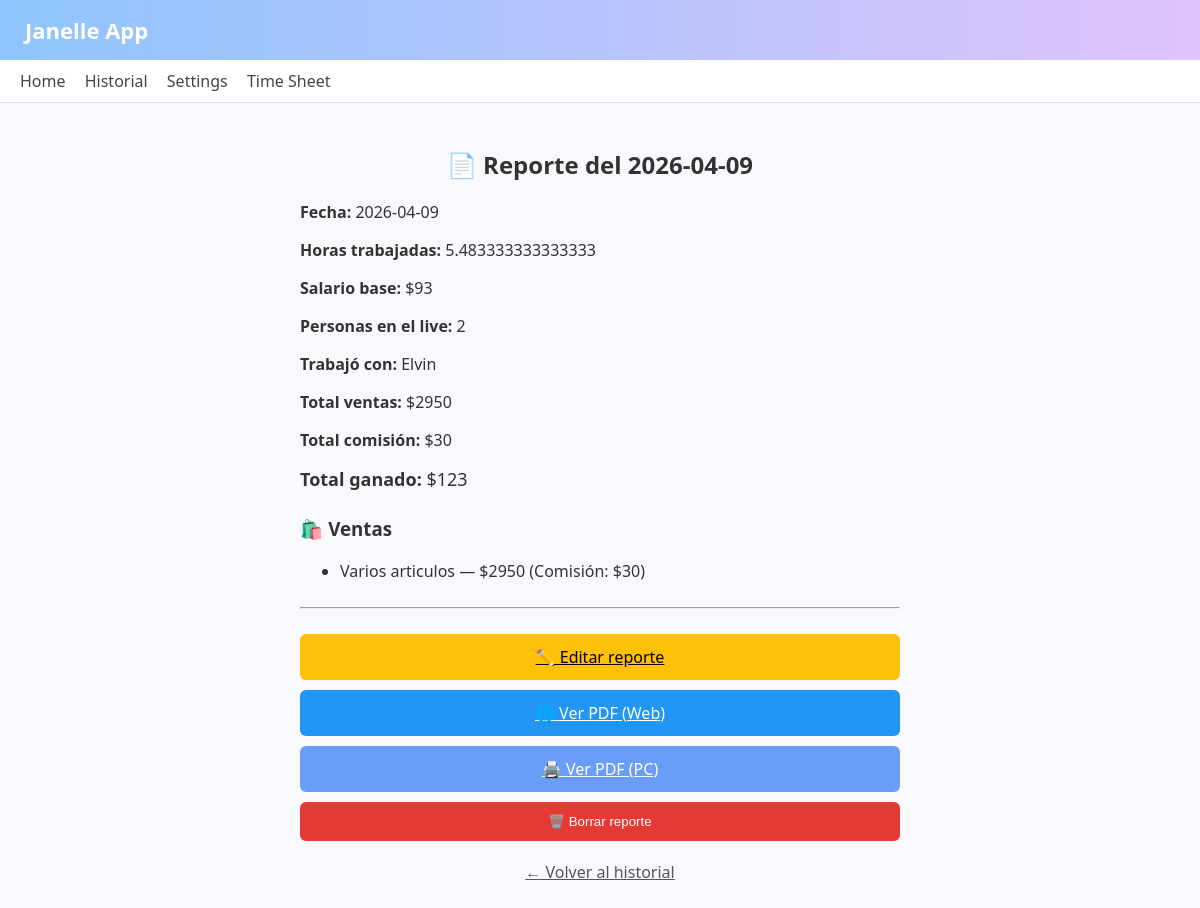
Screenshot of /reporte/30 with the database file from the repository.
### tables this page shows
CREATE TABLE reportes (
            id INTEGER PRIMARY KEY AUTOINCREMENT,
            fecha TEXT,
            horas REAL,
            salario REAL,
            total_ventas REAL,
            total_comision REAL,
            total_ganado REAL,
            ventas_json TEXT
        , personas INTEGER DEFAULT 1, companero TEXT DEFAULT '');

### app.py (the view)
@app.route('/reporte/<int:id>')
def reporte_pasado(id):
    conn = sqlite3.connect("historial.db")
    c = conn.cursor()
    c.execute("""
        SELECT fecha, horas, salario, total_ventas, total_comision, total_ganado,
               ventas_json, personas, companero
        FROM reportes WHERE id=?
    """, (id,))
    fila = c.fetchone()
    conn.close()
    if not fila:
        return "Reporte no encontrado", 404
    ventas = json.loads(fila[6])
    reporte = {
        "id": id,
        "fecha": fila[0],
        "horas": fila[1],
        "salario": fila[2],
        "total_ventas": fila[3],
        "total_comision": fila[4],
        "total_ganado": fila[5],
        "ventas": ventas,
        "personas": fila[7],
        "companero": fila[8]
    }
    return render_template("reporte_pasado.html", reporte=reporte)

### templates/reporte_pasado.html
{% extends "base.html" %}
{% block content %}
<h2 style="text-align:center; margin-bottom:20px;">📄 Reporte del {{ reporte.fecha }}</h2>
<div style="max-width:600px; margin:auto;">
    <p><strong>Fecha:</strong> {{ reporte.fecha }}</p>
    <p><strong>Horas trabajadas:</strong> {{ reporte.horas }}</p>
    <p><strong>Salario base:</strong> ${{ reporte.salario|round|int }}</p>
    <p><strong>Personas en el live:</strong> {{ reporte.personas }}</p>
    {% if reporte.personas == 2 %}
    <p><strong>Trabajó con:</strong> {{ reporte.companero }}</p>
    {% endif %}
    <p><strong>Total ventas:</strong> ${{ reporte.total_ventas|round|int }}</p>
    <p><strong>Total comisión:</strong> ${{ reporte.total_comision|round|int }}</p>
    <p style="font-size:18px; margin-top:10px;">
        <strong>Total ganado:</strong> ${{ reporte.total_ganado|round|int }}
    </p>
    <h3 style="margin-top:25px;">🛍️ Ventas</h3>
    <ul>
        {% for v in reporte.ventas %}
        <li>
            {{ v.descripcion }} — ${{ v.precio|round|int }}
            (Comisión: ${{ v.comision|round|int }})
        </li>
        {% endfor %}
    </ul>
    <hr style="margin:25px 0;">
    <a href="/editar/{{ reporte.id }}"
        style="display:block; background:#FFC107; color:black; padding:12px; text-align:center; border-radius:6px; margin-bottom:10px;">
        ✏️ Editar reporte
    </a>
    <a href="/pdfweb/{{ reporte.id }}"
        style="display:block; background:#2196F3; color:white; padding:12px; text-align:center; border-radius:6px; margin-bottom:10px;">
        🌐 Ver PDF (Web)
    </a>
    <a href="/pdf_reporte/{{ reporte.id }}"
        style="display:block; background:#6a9df8; color:white; padding:12px; text-align:center; border-radius:6px; margin-bottom:10px;">
        🖨️ Ver PDF (PC)
    </a>
    <form action="/borrar/{{ reporte.id }}" method="POST"
        onsubmit="return confirm('¿Seguro que deseas borrar este reporte?');">
        <button type="submit"
            style="background:#E53935; color:white; padding:12px; border:none; border-radius:6px; width:100%;">
            🗑️ Borrar reporte
        </button>
    </form>
    <a href="/historial" style="display:block; text-align:center; margin-top:20px; color:#555;">
        ← Volver al historial
    </a>
</div>
{% endblock %}

### templates/base.html (style rules this page uses)
body { font-family: "Segoe UI", Arial, sans-serif; background: #f7f9fc; margin: 0; padding: 0; color: #333; }

### rows the page displays
reportes: fecha "2026-04-09", horas "5.483333333333333", salario "93", personas "2", companero "Elvin", total_ventas "2950", total_comision "30", total_ganado "123"

### other values shown
{{ v.descripcion }} "Varios articulos"
{{ v.precio|round|int }} "2950"
{{ v.comision|round|int }} "30"
